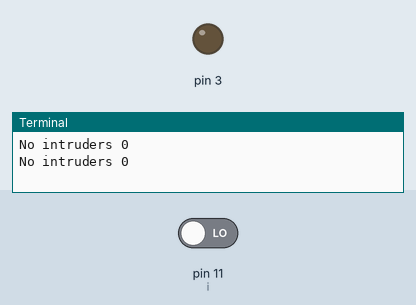
Simulated run of this program. Board: Raspberry Pi (header pin numbers). Shown: output pins drawn as LEDs (lit = HIGH), the last lines printed to the terminal. The inputs (shaded band) are chosen by the test bench; at power-on: pin 11 (i) LOW.

Above: at 1.2 s.
1.3 s: pin 11 (i) driven HIGH
At 3.0 s:
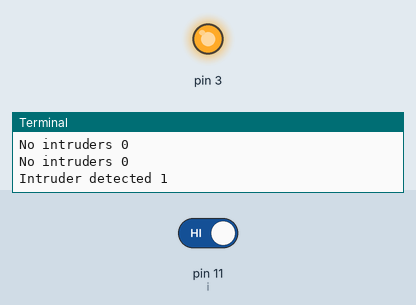
3.5 s: pin 11 (i) driven LOW
At 4.6 s:
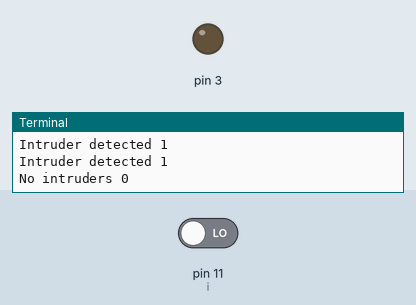
Timing chart, 0 to 6.5 s (numbered marks = the images above; inputs shaded):
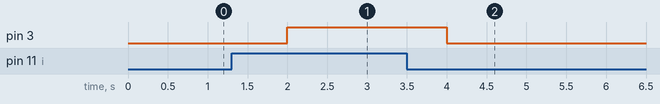

The program:

motion_sensor.py
```python
import RPi.GPIO as GPIO
import time
GPIO.setwarnings(False)
GPIO.setmode(GPIO.BOARD)
GPIO.setup(11, GPIO.IN)         #Read output from PIR motion sensor
GPIO.setup(3, GPIO.OUT)         #LED output pin
try:
        while True:
                i=GPIO.input(11)
                if i==0:                 #When output from motion sensor is LOW
                        print "No intruders",i
                        GPIO.output(3, 0)  #Turn OFF LED
                        time.sleep(1)
                elif i==1:               #When output from motion sensor is HIGH
                        print "Intruder detected",i
                        GPIO.output(3, 1)  #Turn ON LED
                        time.sleep(1)

finally:
        print("Cleaning up")
        #GPIO.output(3, 0)  #Turn OFF LED
        GPIO.cleanup()
```

Measured:
- after the input at 1.3 s, pin 3: LOW → HIGH after 0.70 s
- after the input at 3.5 s, pin 3: HIGH → LOW after 0.50 s
